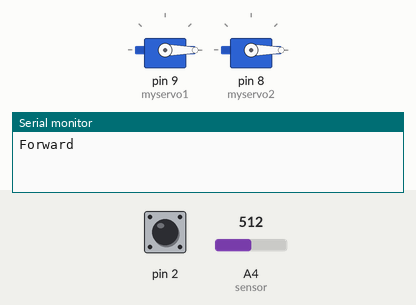
Simulated run of this sketch. Board: Arduino Uno, built with avr-gcc and run on an emulated ATmega328P. Shown: 2 × servo, the last lines printed to the serial monitor. The inputs (shaded band) are chosen by the test bench; at power-on: pin 2 HIGH, A4 (sensor) = 512.

Above: at 0.1 s.
At 5.2 s:
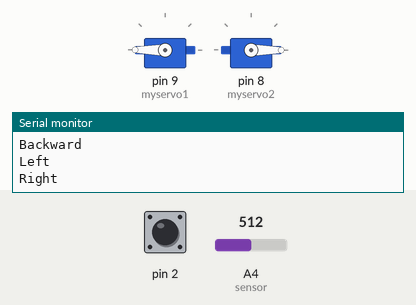
5.3 s: pin 2 pulled LOW for 0.15 s
At 6.5 s:
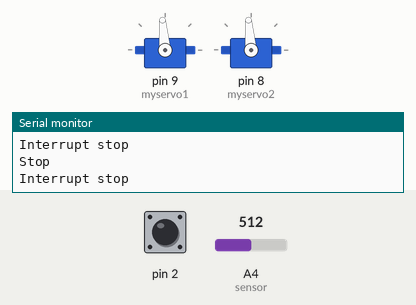
6.9 s: pin 2 driven LOW
9.9 s: pin 2 pulsed HIGH 2 times (0.12 s each, 0.3 s apart)
Timing chart, 0 to 12.9 s (numbered marks = the images above; inputs shaded):
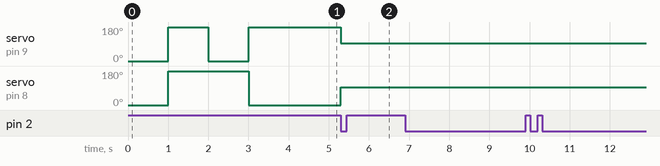

Measured:
- after the input at 5.3 s, servo on pin 9 (myservo1): 180° → 95° at once; servo on pin 8 (myservo2): 0° → 95° at once

The sketch:

testMotor_QTI.ino
```cpp
#include <Servo.h>
Servo myservo1;// create servo object to control a servo
Servo myservo2;
volatile int whiteLine;
int sensorVal;
const int sensor = A4;

void goForward()
{
  Serial.println("Forward");
  myservo1.write(0);
  myservo2.write(0);
}

void goBackward()
{
  Serial.println("Backward");
  myservo1.write(180);
  myservo2.write(180);
}

void goLeft()
{
  Serial.println("Left");
  myservo1.write(0);
  myservo2.write(180);
}

void goRight()
{
  Serial.println("Right");
  myservo1.write(180);
  myservo2.write(0);
}

void goStop()
{
  Serial.println("Stop");
  myservo1.write(95);
  myservo2.write(95);
}

void setup() {

  myservo1.attach(9);  // attaches the servo on pin 9 to the servo object
  myservo2.attach(8);
  Serial.begin(9600);
  pinMode(sensor, INPUT); //set as input so we can perform a read on the pin
  Serial.begin(9600);
  digitalWrite(sensor, HIGH);
  pinMode(2, INPUT);
  digitalWrite(2, HIGH);

  attachInterrupt(0, whiteLineISR, LOW);

  // we need to call this to enable interrupts
  interrupts();

  // start moving
  whiteLine = 0;
  goForward();
  delay(1000);
  goBackward();
  delay(1000);
  goLeft();
  delay(1000);
  goRight();
  delay(1000);

}

void whiteLineISR() {
  goStop();
  Serial.println("Interrupt stop");
  whiteLine = 0;
}

void loop() {
  sensorVal = analogRead(sensor);
    if (whiteLine > 0) {
  //    goStop();
  ////    whiteLine = 0;
  goForward();
  delay(1000);
  goBackward();
  delay(1000);
  goLeft();
  delay(1000);
  goRight();
  delay(1000);
    }
}
```
